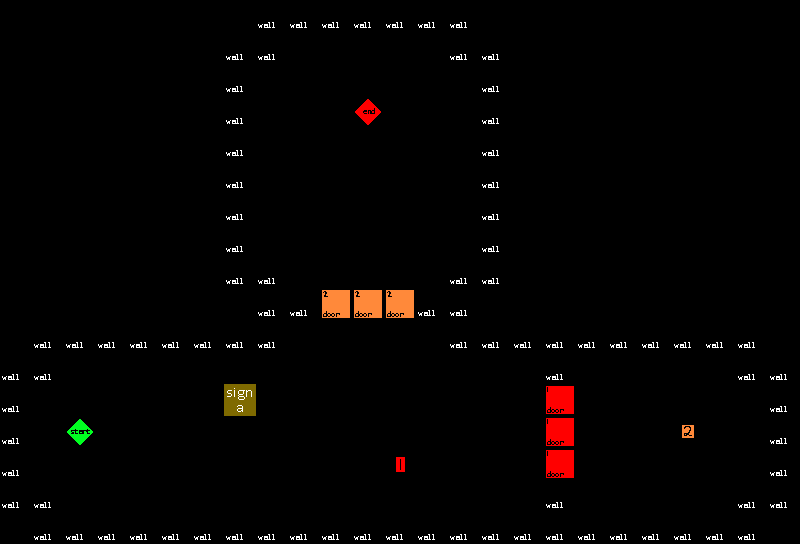

Tiled map render using the project's own tile images. Description and the whole map definition, tile-layer contents included, below:
An orthogonal 25x17 tile map with 32x32 px tiles, 2 tile layers (Back, Game).

<map version="1.0" tiledversion="1.1.5" orientation="orthogonal" renderorder="right-down" width="25" height="17" tilewidth="32" tileheight="32" infinite="0" nextobjectid="1">
 <tileset firstgid="1" name="SampleMap" tilewidth="32" tileheight="32" tilecount="64" columns="8">
  <image source="SampleMap.png" width="256" height="256" />
 </tileset>
 <layer name="Back" width="25" height="17">
  <data encoding="csv">
0,0,0,0,0,0,0,0,0,0,0,0,0,0,0,0,0,0,0,0,0,0,0,0,0,
0,0,0,0,0,0,0,0,0,0,0,0,0,0,0,0,0,0,0,0,0,0,0,0,0,
0,0,0,0,0,0,0,0,0,0,0,0,0,0,0,0,0,0,0,0,0,0,0,0,0,
0,0,0,0,0,0,0,0,0,0,0,0,0,0,0,0,0,0,0,0,0,0,0,0,0,
0,0,0,0,0,0,0,0,0,0,0,0,0,0,0,0,0,0,0,0,0,0,0,0,0,
0,0,0,0,0,0,0,0,0,0,0,0,0,0,0,0,0,0,0,0,0,0,0,0,0,
0,0,0,0,0,0,0,0,0,0,0,0,0,0,0,0,0,0,0,0,0,0,0,0,0,
0,0,0,0,0,0,0,0,0,0,0,0,0,0,0,0,0,0,0,0,0,0,0,0,0,
0,0,0,0,0,0,0,0,0,0,0,0,0,0,0,0,0,0,0,0,0,0,0,0,0,
0,0,0,0,0,0,0,0,0,0,0,0,0,0,0,0,0,0,0,0,0,0,0,0,0,
0,0,0,0,0,0,0,0,0,0,0,0,0,0,0,0,0,0,0,0,0,0,0,0,0,
0,0,0,0,0,0,0,0,0,0,0,0,0,0,0,0,0,0,0,0,0,0,0,0,0,
0,0,0,0,0,0,0,0,0,0,0,0,0,0,0,0,0,0,0,0,0,0,0,0,0,
0,0,0,0,0,0,0,0,0,0,0,0,0,0,0,0,0,0,0,0,0,0,0,0,0,
0,0,0,0,0,0,0,0,0,0,0,0,0,0,0,0,0,0,0,0,0,0,0,0,0,
0,0,0,0,0,0,0,0,0,0,0,0,0,0,0,0,0,0,0,0,0,0,0,0,0,
0,0,0,0,0,0,0,0,0,0,0,0,0,0,0,0,0,0,0,0,0,0,0,0,0
</data>
 </layer>
 <layer name="Game" width="25" height="17">
  <data encoding="csv">
0,0,0,0,0,0,0,0,1,1,1,1,1,1,1,0,0,0,0,0,0,0,0,0,0,
0,0,0,0,0,0,0,1,1,2,2,2,2,2,1,1,0,0,0,0,0,0,0,0,0,
0,0,0,0,0,0,0,1,2,2,2,2,2,2,2,1,0,0,0,0,0,0,0,0,0,
0,0,0,0,0,0,0,1,2,2,2,10,2,2,2,1,0,0,0,0,0,0,0,0,0,
0,0,0,0,0,0,0,1,2,2,2,2,2,2,2,1,0,0,0,0,0,0,0,0,0,
0,0,0,0,0,0,0,1,2,2,2,2,2,2,2,1,0,0,0,0,0,0,0,0,0,
0,0,0,0,0,0,0,1,2,2,2,2,2,2,2,1,0,0,0,0,0,0,0,0,0,
0,0,0,0,0,0,0,1,2,2,2,2,2,2,2,1,0,0,0,0,0,0,0,0,0,
0,0,0,0,0,0,0,1,1,2,2,2,2,2,1,1,0,0,0,0,0,0,0,0,0,
0,0,0,0,0,0,0,0,1,1,12,12,12,1,1,0,0,0,0,0,0,0,0,0,0,
0,1,1,1,1,1,1,1,1,2,2,2,2,2,1,1,1,1,1,1,1,1,1,1,0,
1,1,2,2,2,2,2,2,2,2,2,2,2,2,2,2,2,1,2,2,2,2,2,1,1,
1,2,2,2,2,2,2,20,2,2,2,2,2,2,2,2,2,11,2,2,2,2,2,2,1,
1,2,9,2,2,2,2,2,2,2,2,2,2,2,2,2,2,11,2,2,2,4,2,2,1,
1,2,2,2,2,2,2,2,2,2,2,2,3,2,2,2,2,11,2,2,2,2,2,2,1,
1,1,2,2,2,2,2,2,2,2,2,2,2,2,2,2,2,1,2,2,2,2,2,1,1,
0,1,1,1,1,1,1,1,1,1,1,1,1,1,1,1,1,1,1,1,1,1,1,1,0
</data>
 </layer>
</map>
